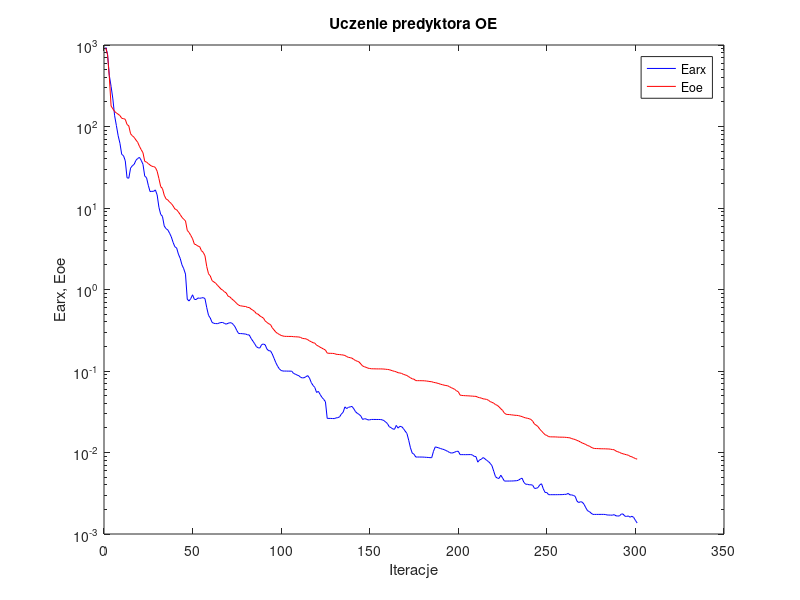
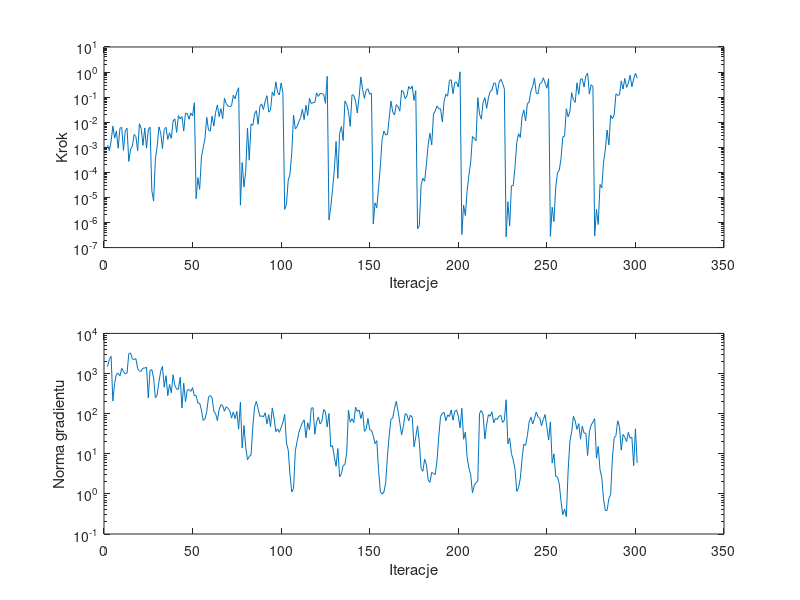

The MATLAB script that drew these images, in order:
%uczenie predyktora oe
clear all;
n=0; farx(n+1)=9.388101e+002; foe(n+1)=9.202998e+002; wspucz(n+1)=0.000000e+000; ng(n+1)=0.000000e+000;
%odnowa zmiennej metryki
n=1; farx(n+1)=7.735339e+002; foe(n+1)=7.571548e+002; krok(n+1)=1.232480e-003; ng(n+1)=1.489360e+003;
n=2; farx(n+1)=4.229162e+002; foe(n+1)=4.038504e+002; krok(n+1)=7.359836e-004; ng(n+1)=2.240495e+003;
n=3; farx(n+1)=3.100794e+002; foe(n+1)=1.782035e+002; krok(n+1)=1.742611e-003; ng(n+1)=2.680564e+003;
n=4; farx(n+1)=2.180928e+002; foe(n+1)=1.647214e+002; krok(n+1)=6.947618e-003; ng(n+1)=2.065174e+002;
n=5; farx(n+1)=1.352930e+002; foe(n+1)=1.526671e+002; krok(n+1)=2.324948e-003; ng(n+1)=5.693833e+002;
n=6; farx(n+1)=1.023541e+002; foe(n+1)=1.467618e+002; krok(n+1)=4.498477e-003; ng(n+1)=9.550925e+002;
n=7; farx(n+1)=7.688098e+001; foe(n+1)=1.413934e+002; krok(n+1)=9.143281e-004; ng(n+1)=1.019055e+003;
n=8; farx(n+1)=6.223672e+001; foe(n+1)=1.362673e+002; krok(n+1)=5.770731e-003; ng(n+1)=8.684924e+002;
n=9; farx(n+1)=4.546178e+001; foe(n+1)=1.260999e+002; krok(n+1)=6.193383e-003; ng(n+1)=1.348214e+003;
n=10; farx(n+1)=4.388499e+001; foe(n+1)=1.250000e+002; krok(n+1)=7.528887e-004; ng(n+1)=1.117424e+003;
n=11; farx(n+1)=3.799376e+001; foe(n+1)=1.225668e+002; krok(n+1)=4.563662e-003; ng(n+1)=9.800746e+002;
n=12; farx(n+1)=2.347387e+001; foe(n+1)=1.059322e+002; krok(n+1)=5.801633e-003; ng(n+1)=1.029327e+003;
n=13; farx(n+1)=2.320674e+001; foe(n+1)=1.016805e+002; krok(n+1)=2.732662e-004; ng(n+1)=3.125897e+003;
n=14; farx(n+1)=3.086152e+001; foe(n+1)=8.147920e+001; krok(n+1)=8.132823e-004; ng(n+1)=3.253907e+003;
n=15; farx(n+1)=3.302985e+001; foe(n+1)=7.699305e+001; krok(n+1)=1.127391e-003; ng(n+1)=2.338193e+003;
n=16; farx(n+1)=3.429019e+001; foe(n+1)=7.363743e+001; krok(n+1)=3.223493e-003; ng(n+1)=2.227545e+003;
n=17; farx(n+1)=3.839226e+001; foe(n+1)=6.843658e+001; krok(n+1)=2.673171e-003; ng(n+1)=2.357745e+003;
n=18; farx(n+1)=4.050696e+001; foe(n+1)=6.410019e+001; krok(n+1)=7.273797e-004; ng(n+1)=1.332522e+003;
n=19; farx(n+1)=4.179979e+001; foe(n+1)=5.716413e+001; krok(n+1)=8.682561e-003; ng(n+1)=1.154751e+003;
n=20; farx(n+1)=3.846563e+001; foe(n+1)=5.199256e+001; krok(n+1)=5.608389e-003; ng(n+1)=1.133176e+003;
n=21; farx(n+1)=3.437372e+001; foe(n+1)=4.763111e+001; krok(n+1)=1.195607e-003; ng(n+1)=1.366225e+003;
n=22; farx(n+1)=2.458239e+001; foe(n+1)=3.733814e+001; krok(n+1)=5.915258e-003; ng(n+1)=1.361538e+003;
n=23; farx(n+1)=2.360180e+001; foe(n+1)=3.659221e+001; krok(n+1)=9.208067e-004; ng(n+1)=1.440481e+003;
n=24; farx(n+1)=1.900031e+001; foe(n+1)=3.505556e+001; krok(n+1)=4.960560e-003; ng(n+1)=2.465148e+002;
n=25; farx(n+1)=1.589441e+001; foe(n+1)=3.361592e+001; krok(n+1)=6.377325e-003; ng(n+1)=1.200370e+003;
%odnowa zmiennej metryki
n=26; farx(n+1)=1.603004e+001; foe(n+1)=3.253138e+001; krok(n+1)=1.870342e-005; ng(n+1)=1.247852e+003;
n=27; farx(n+1)=1.599324e+001; foe(n+1)=3.224301e+001; krok(n+1)=7.156975e-006; ng(n+1)=7.729331e+002;
n=28; farx(n+1)=1.667449e+001; foe(n+1)=3.144764e+001; krok(n+1)=3.395966e-004; ng(n+1)=2.465394e+002;
n=29; farx(n+1)=1.446926e+001; foe(n+1)=2.824416e+001; krok(n+1)=1.066655e-003; ng(n+1)=2.899887e+002;
n=30; farx(n+1)=1.021483e+001; foe(n+1)=2.299030e+001; krok(n+1)=6.545122e-003; ng(n+1)=6.214699e+002;
n=31; farx(n+1)=8.349837e+000; foe(n+1)=1.829658e+001; krok(n+1)=3.752448e-003; ng(n+1)=1.137411e+003;
n=32; farx(n+1)=7.893690e+000; foe(n+1)=1.733885e+001; krok(n+1)=8.861138e-004; ng(n+1)=1.513715e+003;
n=33; farx(n+1)=6.025564e+000; foe(n+1)=1.436447e+001; krok(n+1)=5.167850e-003; ng(n+1)=4.544304e+002;
n=34; farx(n+1)=5.579679e+000; foe(n+1)=1.294919e+001; krok(n+1)=6.256921e-003; ng(n+1)=8.855865e+002;
n=35; farx(n+1)=5.392204e+000; foe(n+1)=1.255975e+001; krok(n+1)=2.059282e-003; ng(n+1)=2.802690e+002;
n=36; farx(n+1)=4.918699e+000; foe(n+1)=1.184227e+001; krok(n+1)=3.779179e-003; ng(n+1)=5.367472e+002;
n=37; farx(n+1)=4.419781e+000; foe(n+1)=1.134634e+001; krok(n+1)=2.254782e-003; ng(n+1)=3.303475e+002;
n=38; farx(n+1)=3.788525e+000; foe(n+1)=1.060156e+001; krok(n+1)=1.111520e-002; ng(n+1)=9.319181e+002;
n=39; farx(n+1)=3.343714e+000; foe(n+1)=9.737799e+000; krok(n+1)=1.363659e-002; ng(n+1)=5.059380e+002;
n=40; farx(n+1)=3.238461e+000; foe(n+1)=9.526240e+000; krok(n+1)=3.942116e-003; ng(n+1)=4.094014e+002;
n=41; farx(n+1)=2.717326e+000; foe(n+1)=8.940759e+000; krok(n+1)=1.843937e-002; ng(n+1)=4.037995e+002;
n=42; farx(n+1)=2.414188e+000; foe(n+1)=8.319130e+000; krok(n+1)=1.354728e-002; ng(n+1)=8.081785e+002;
n=43; farx(n+1)=2.010159e+000; foe(n+1)=7.685870e+000; krok(n+1)=1.684199e-002; ng(n+1)=1.380453e+002;
n=44; farx(n+1)=1.798846e+000; foe(n+1)=7.280093e+000; krok(n+1)=4.437686e-003; ng(n+1)=5.749725e+002;
n=45; farx(n+1)=1.546070e+000; foe(n+1)=6.960538e+000; krok(n+1)=2.316852e-002; ng(n+1)=1.985773e+002;
n=46; farx(n+1)=7.604702e-001; foe(n+1)=5.316742e+000; krok(n+1)=2.223039e-002; ng(n+1)=3.918869e+002;
n=47; farx(n+1)=7.231967e-001; foe(n+1)=5.012039e+000; krok(n+1)=1.321526e-002; ng(n+1)=3.959599e+002;
n=48; farx(n+1)=7.746464e-001; foe(n+1)=4.603160e+000; krok(n+1)=2.331735e-002; ng(n+1)=3.582250e+002;
n=49; farx(n+1)=8.612007e-001; foe(n+1)=4.195401e+000; krok(n+1)=1.779884e-002; ng(n+1)=4.453178e+002;
n=50; farx(n+1)=7.578974e-001; foe(n+1)=3.604506e+000; krok(n+1)=6.013604e-002; ng(n+1)=2.785321e+002;
%odnowa zmiennej metryki
n=51; farx(n+1)=7.519915e-001; foe(n+1)=3.543033e+000; krok(n+1)=8.938206e-006; ng(n+1)=2.829222e+002;
n=52; farx(n+1)=7.872770e-001; foe(n+1)=3.407735e+000; krok(n+1)=6.121123e-005; ng(n+1)=1.826997e+002;
n=53; farx(n+1)=7.799325e-001; foe(n+1)=3.360852e+000; krok(n+1)=2.092147e-005; ng(n+1)=1.819520e+002;
n=54; farx(n+1)=7.874037e-001; foe(n+1)=2.996382e+000; krok(n+1)=4.108016e-004; ng(n+1)=1.225349e+002;
n=55; farx(n+1)=7.952567e-001; foe(n+1)=2.860390e+000; krok(n+1)=9.622121e-004; ng(n+1)=6.754567e+001;
n=56; farx(n+1)=7.730513e-001; foe(n+1)=2.591865e+000; krok(n+1)=2.300371e-003; ng(n+1)=7.422088e+001;
n=57; farx(n+1)=5.987292e-001; foe(n+1)=1.910938e+000; krok(n+1)=1.576669e-002; ng(n+1)=1.125451e+002;
n=58; farx(n+1)=4.819486e-001; foe(n+1)=1.559545e+000; krok(n+1)=4.871925e-003; ng(n+1)=2.567410e+002;
n=59; farx(n+1)=4.463842e-001; foe(n+1)=1.467597e+000; krok(n+1)=4.403244e-003; ng(n+1)=2.814286e+002;
n=60; farx(n+1)=3.949393e-001; foe(n+1)=1.285529e+000; krok(n+1)=1.748904e-002; ng(n+1)=2.495409e+002;
n=61; farx(n+1)=3.846617e-001; foe(n+1)=1.238755e+000; krok(n+1)=6.970662e-003; ng(n+1)=1.139720e+002;
n=62; farx(n+1)=3.819815e-001; foe(n+1)=1.197546e+000; krok(n+1)=2.439969e-002; ng(n+1)=1.001653e+002;
n=63; farx(n+1)=3.810396e-001; foe(n+1)=1.129030e+000; krok(n+1)=4.890625e-002; ng(n+1)=6.720154e+001;
n=64; farx(n+1)=3.875697e-001; foe(n+1)=1.074045e+000; krok(n+1)=1.669364e-002; ng(n+1)=1.268678e+002;
n=65; farx(n+1)=3.933018e-001; foe(n+1)=1.013444e+000; krok(n+1)=3.482091e-002; ng(n+1)=1.673835e+002;
n=66; farx(n+1)=3.938771e-001; foe(n+1)=9.818303e-001; krok(n+1)=1.381076e-002; ng(n+1)=1.578848e+002;
n=67; farx(n+1)=3.833589e-001; foe(n+1)=9.372222e-001; krok(n+1)=9.091272e-002; ng(n+1)=1.149585e+002;
n=68; farx(n+1)=3.755762e-001; foe(n+1)=9.079712e-001; krok(n+1)=5.536703e-002; ng(n+1)=1.489862e+002;
n=69; farx(n+1)=3.846682e-001; foe(n+1)=8.297047e-001; krok(n+1)=4.438543e-002; ng(n+1)=1.357903e+002;
n=70; farx(n+1)=3.913166e-001; foe(n+1)=8.128944e-001; krok(n+1)=4.138006e-002; ng(n+1)=1.183978e+002;
n=71; farx(n+1)=3.892202e-001; foe(n+1)=7.725861e-001; krok(n+1)=4.568872e-002; ng(n+1)=7.728785e+001;
n=72; farx(n+1)=3.720491e-001; foe(n+1)=7.405335e-001; krok(n+1)=1.211380e-001; ng(n+1)=1.103943e+002;
n=73; farx(n+1)=3.476466e-001; foe(n+1)=7.078998e-001; krok(n+1)=8.589342e-002; ng(n+1)=7.505265e+001;
n=74; farx(n+1)=3.130135e-001; foe(n+1)=6.707875e-001; krok(n+1)=1.620110e-001; ng(n+1)=1.136200e+002;
n=75; farx(n+1)=2.882618e-001; foe(n+1)=6.427952e-001; krok(n+1)=2.373843e-001; ng(n+1)=4.087890e+001;
%odnowa zmiennej metryki
n=76; farx(n+1)=2.880381e-001; foe(n+1)=6.306090e-001; krok(n+1)=4.904537e-006; ng(n+1)=1.933358e+002;
n=77; farx(n+1)=2.872883e-001; foe(n+1)=6.267979e-001; krok(n+1)=2.456241e-004; ng(n+1)=1.389546e+001;
n=78; farx(n+1)=2.852762e-001; foe(n+1)=6.206997e-001; krok(n+1)=2.617217e-005; ng(n+1)=5.050494e+001;
n=79; farx(n+1)=2.841473e-001; foe(n+1)=6.190558e-001; krok(n+1)=1.112180e-004; ng(n+1)=1.445437e+001;
n=80; farx(n+1)=2.778728e-001; foe(n+1)=6.028391e-001; krok(n+1)=5.767896e-003; ng(n+1)=7.133423e+000;
n=81; farx(n+1)=2.770595e-001; foe(n+1)=6.017374e-001; krok(n+1)=3.060583e-004; ng(n+1)=8.546282e+000;
n=82; farx(n+1)=2.514973e-001; foe(n+1)=5.756014e-001; krok(n+1)=8.516524e-003; ng(n+1)=9.316452e+000;
n=83; farx(n+1)=2.336575e-001; foe(n+1)=5.578555e-001; krok(n+1)=7.479896e-003; ng(n+1)=4.765151e+001;
n=84; farx(n+1)=2.168549e-001; foe(n+1)=5.377151e-001; krok(n+1)=2.160287e-002; ng(n+1)=1.474858e+002;
n=85; farx(n+1)=1.993976e-001; foe(n+1)=5.067710e-001; krok(n+1)=2.876670e-002; ng(n+1)=2.033596e+002;
n=86; farx(n+1)=1.925872e-001; foe(n+1)=4.982112e-001; krok(n+1)=8.202462e-003; ng(n+1)=1.326816e+002;
n=87; farx(n+1)=1.915954e-001; foe(n+1)=4.739708e-001; krok(n+1)=4.277073e-002; ng(n+1)=8.523284e+001;
n=88; farx(n+1)=2.112624e-001; foe(n+1)=4.597124e-001; krok(n+1)=5.382558e-002; ng(n+1)=8.815481e+001;
n=89; farx(n+1)=2.143095e-001; foe(n+1)=4.461044e-001; krok(n+1)=3.172883e-002; ng(n+1)=8.310240e+001;
n=90; farx(n+1)=2.092669e-001; foe(n+1)=4.113677e-001; krok(n+1)=7.045190e-002; ng(n+1)=1.049630e+002;
n=91; farx(n+1)=1.854864e-001; foe(n+1)=3.942737e-001; krok(n+1)=1.143200e-001; ng(n+1)=5.571408e+001;
n=92; farx(n+1)=1.772448e-001; foe(n+1)=3.799762e-001; krok(n+1)=2.517497e-002; ng(n+1)=9.475071e+001;
n=93; farx(n+1)=1.766850e-001; foe(n+1)=3.711635e-001; krok(n+1)=3.086502e-002; ng(n+1)=4.707552e+001;
n=94; farx(n+1)=1.614172e-001; foe(n+1)=3.386097e-001; krok(n+1)=1.586161e-001; ng(n+1)=1.389982e+002;
n=95; farx(n+1)=1.430135e-001; foe(n+1)=3.192292e-001; krok(n+1)=1.150668e-001; ng(n+1)=7.729022e+001;
n=96; farx(n+1)=1.265159e-001; foe(n+1)=2.996532e-001; krok(n+1)=4.065930e-001; ng(n+1)=3.564120e+001;
n=97; farx(n+1)=1.144102e-001; foe(n+1)=2.888876e-001; krok(n+1)=1.532184e-001; ng(n+1)=4.170912e+001;
n=98; farx(n+1)=1.061008e-001; foe(n+1)=2.808179e-001; krok(n+1)=1.221144e-001; ng(n+1)=3.423520e+001;
n=99; farx(n+1)=1.014916e-001; foe(n+1)=2.731825e-001; krok(n+1)=3.693268e-001; ng(n+1)=4.512839e+001;
n=100; farx(n+1)=9.990279e-002; foe(n+1)=2.688082e-001; krok(n+1)=1.460372e-001; ng(n+1)=6.085669e+001;
%odnowa zmiennej metryki
n=101; farx(n+1)=9.984960e-002; foe(n+1)=2.662343e-001; krok(n+1)=3.347506e-006; ng(n+1)=9.561986e+001;
n=102; farx(n+1)=9.979239e-002; foe(n+1)=2.660805e-001; krok(n+1)=5.396550e-006; ng(n+1)=1.855636e+001;
n=103; farx(n+1)=9.963855e-002; foe(n+1)=2.656085e-001; krok(n+1)=4.888219e-005; ng(n+1)=1.225988e+001;
n=104; farx(n+1)=9.962606e-002; foe(n+1)=2.655619e-001; krok(n+1)=8.509035e-005; ng(n+1)=2.984846e+000;
n=105; farx(n+1)=9.945134e-002; foe(n+1)=2.655215e-001; krok(n+1)=6.061801e-004; ng(n+1)=1.114755e+000;
n=106; farx(n+1)=9.334563e-002; foe(n+1)=2.636773e-001; krok(n+1)=1.931884e-002; ng(n+1)=1.357559e+000;
n=107; farx(n+1)=9.148261e-002; foe(n+1)=2.631026e-001; krok(n+1)=5.433546e-003; ng(n+1)=1.185154e+001;
n=108; farx(n+1)=8.915147e-002; foe(n+1)=2.623196e-001; krok(n+1)=6.669234e-003; ng(n+1)=2.018554e+001;
n=109; farx(n+1)=8.761640e-002; foe(n+1)=2.614199e-001; krok(n+1)=1.058808e-002; ng(n+1)=3.384249e+001;
n=110; farx(n+1)=8.355354e-002; foe(n+1)=2.581178e-001; krok(n+1)=1.536047e-002; ng(n+1)=4.592974e+001;
n=111; farx(n+1)=8.225891e-002; foe(n+1)=2.512083e-001; krok(n+1)=3.301014e-002; ng(n+1)=5.941475e+001;
n=112; farx(n+1)=8.272459e-002; foe(n+1)=2.495874e-001; krok(n+1)=1.270603e-002; ng(n+1)=6.990900e+001;
n=113; farx(n+1)=8.520907e-002; foe(n+1)=2.480741e-001; krok(n+1)=4.769382e-002; ng(n+1)=2.502193e+001;
n=114; farx(n+1)=8.783075e-002; foe(n+1)=2.424967e-001; krok(n+1)=1.875706e-002; ng(n+1)=5.948594e+001;
n=115; farx(n+1)=8.190287e-002; foe(n+1)=2.337923e-001; krok(n+1)=8.877087e-002; ng(n+1)=3.948869e+001;
n=116; farx(n+1)=7.216055e-002; foe(n+1)=2.288409e-001; krok(n+1)=5.576355e-002; ng(n+1)=1.373193e+002;
n=117; farx(n+1)=6.652956e-002; foe(n+1)=2.223026e-001; krok(n+1)=6.068378e-002; ng(n+1)=1.399486e+002;
n=118; farx(n+1)=6.286096e-002; foe(n+1)=2.200001e-001; krok(n+1)=6.090562e-002; ng(n+1)=3.061272e+001;
n=119; farx(n+1)=5.454959e-002; foe(n+1)=2.070195e-001; krok(n+1)=1.487414e-001; ng(n+1)=6.249976e+001;
n=120; farx(n+1)=5.629280e-002; foe(n+1)=2.024786e-001; krok(n+1)=1.067078e-001; ng(n+1)=8.206172e+001;
n=121; farx(n+1)=5.159310e-002; foe(n+1)=1.957830e-001; krok(n+1)=1.400181e-001; ng(n+1)=5.541665e+001;
n=122; farx(n+1)=4.757198e-002; foe(n+1)=1.908036e-001; krok(n+1)=1.357860e-001; ng(n+1)=6.475712e+001;
n=123; farx(n+1)=4.491223e-002; foe(n+1)=1.856439e-001; krok(n+1)=1.320338e-001; ng(n+1)=1.265648e+002;
n=124; farx(n+1)=4.205354e-002; foe(n+1)=1.807527e-001; krok(n+1)=5.671128e-002; ng(n+1)=1.106309e+002;
n=125; farx(n+1)=2.623262e-002; foe(n+1)=1.659513e-001; krok(n+1)=6.744582e-001; ng(n+1)=4.646738e+001;
%odnowa zmiennej metryki
n=126; farx(n+1)=2.620849e-002; foe(n+1)=1.648888e-001; krok(n+1)=1.258158e-006; ng(n+1)=1.005557e+002;
n=127; farx(n+1)=2.619289e-002; foe(n+1)=1.648002e-001; krok(n+1)=3.982079e-006; ng(n+1)=1.507217e+001;
n=128; farx(n+1)=2.611883e-002; foe(n+1)=1.643958e-001; krok(n+1)=1.999909e-005; ng(n+1)=1.594204e+001;
n=129; farx(n+1)=2.606784e-002; foe(n+1)=1.637531e-001; krok(n+1)=1.222111e-004; ng(n+1)=8.402278e+000;
n=130; farx(n+1)=2.657935e-002; foe(n+1)=1.606077e-001; krok(n+1)=1.691206e-003; ng(n+1)=4.843640e+000;
n=131; farx(n+1)=2.675538e-002; foe(n+1)=1.596583e-001; krok(n+1)=5.779543e-005; ng(n+1)=1.356870e+001;
n=132; farx(n+1)=2.741283e-002; foe(n+1)=1.590998e-001; krok(n+1)=3.558977e-003; ng(n+1)=2.661257e+000;
n=133; farx(n+1)=2.966174e-002; foe(n+1)=1.579245e-001; krok(n+1)=6.699412e-003; ng(n+1)=3.175860e+000;
n=134; farx(n+1)=3.120269e-002; foe(n+1)=1.572320e-001; krok(n+1)=1.869974e-003; ng(n+1)=5.058333e+000;
n=135; farx(n+1)=3.630651e-002; foe(n+1)=1.549750e-001; krok(n+1)=7.000904e-002; ng(n+1)=5.405792e+000;
n=136; farx(n+1)=3.458163e-002; foe(n+1)=1.504368e-001; krok(n+1)=5.113139e-002; ng(n+1)=1.040814e+001;
n=137; farx(n+1)=3.585408e-002; foe(n+1)=1.469016e-001; krok(n+1)=2.679765e-002; ng(n+1)=1.227676e+002;
n=138; farx(n+1)=3.629051e-002; foe(n+1)=1.458262e-001; krok(n+1)=6.853004e-003; ng(n+1)=6.154242e+001;
n=139; farx(n+1)=3.675657e-002; foe(n+1)=1.436111e-001; krok(n+1)=1.245141e-001; ng(n+1)=7.453312e+001;
n=140; farx(n+1)=3.442557e-002; foe(n+1)=1.386517e-001; krok(n+1)=1.171506e-001; ng(n+1)=6.007968e+001;
n=141; farx(n+1)=3.165817e-002; foe(n+1)=1.344079e-001; krok(n+1)=7.084462e-002; ng(n+1)=1.446860e+002;
n=142; farx(n+1)=3.023673e-002; foe(n+1)=1.317219e-001; krok(n+1)=2.316852e-002; ng(n+1)=1.138412e+002;
n=143; farx(n+1)=2.935947e-002; foe(n+1)=1.290762e-001; krok(n+1)=1.011122e-001; ng(n+1)=1.234931e+002;
n=144; farx(n+1)=2.797257e-002; foe(n+1)=1.217161e-001; krok(n+1)=6.367965e-001; ng(n+1)=7.565968e+001;
n=145; farx(n+1)=2.544652e-002; foe(n+1)=1.151880e-001; krok(n+1)=1.981558e-001; ng(n+1)=1.115762e+002;
n=146; farx(n+1)=2.596951e-002; foe(n+1)=1.128325e-001; krok(n+1)=8.973318e-002; ng(n+1)=3.605748e+001;
n=147; farx(n+1)=2.578814e-002; foe(n+1)=1.108201e-001; krok(n+1)=1.881412e-001; ng(n+1)=4.128784e+001;
n=148; farx(n+1)=2.511070e-002; foe(n+1)=1.083775e-001; krok(n+1)=2.153023e-001; ng(n+1)=7.581409e+001;
n=149; farx(n+1)=2.517658e-002; foe(n+1)=1.073830e-001; krok(n+1)=1.320338e-001; ng(n+1)=4.010160e+001;
n=150; farx(n+1)=2.543957e-002; foe(n+1)=1.065041e-001; krok(n+1)=1.420059e-001; ng(n+1)=3.835135e+001;
%odnowa zmiennej metryki
n=151; farx(n+1)=2.544154e-002; foe(n+1)=1.064401e-001; krok(n+1)=8.857564e-007; ng(n+1)=2.852671e+001;
n=152; farx(n+1)=2.543408e-002; foe(n+1)=1.062958e-001; krok(n+1)=6.082025e-006; ng(n+1)=1.783960e+001;
n=153; farx(n+1)=2.541247e-002; foe(n+1)=1.061516e-001; krok(n+1)=3.873148e-006; ng(n+1)=2.126670e+001;
n=154; farx(n+1)=2.541380e-002; foe(n+1)=1.061223e-001; krok(n+1)=2.518354e-005; ng(n+1)=3.817240e+000;
n=155; farx(n+1)=2.538965e-002; foe(n+1)=1.061070e-001; krok(n+1)=1.802468e-004; ng(n+1)=1.131314e+000;
n=156; farx(n+1)=2.519775e-002; foe(n+1)=1.059905e-001; krok(n+1)=2.077331e-003; ng(n+1)=9.970925e-001;
n=157; farx(n+1)=2.465521e-002; foe(n+1)=1.056581e-001; krok(n+1)=4.440041e-003; ng(n+1)=1.105619e+000;
n=158; farx(n+1)=2.364790e-002; foe(n+1)=1.050683e-001; krok(n+1)=3.128460e-003; ng(n+1)=1.878778e+000;
n=159; farx(n+1)=2.264083e-002; foe(n+1)=1.045478e-001; krok(n+1)=3.195712e-003; ng(n+1)=8.670732e+000;
n=160; farx(n+1)=2.074900e-002; foe(n+1)=1.038292e-001; krok(n+1)=1.488820e-002; ng(n+1)=2.865827e+001;
n=161; farx(n+1)=2.020278e-002; foe(n+1)=1.020951e-001; krok(n+1)=6.905442e-002; ng(n+1)=7.306825e+001;
n=162; farx(n+1)=1.947290e-002; foe(n+1)=1.003877e-001; krok(n+1)=2.565762e-002; ng(n+1)=7.735906e+001;
n=163; farx(n+1)=1.926124e-002; foe(n+1)=9.904113e-002; krok(n+1)=1.936726e-002; ng(n+1)=1.357217e+002;
n=164; farx(n+1)=2.150238e-002; foe(n+1)=9.770953e-002; krok(n+1)=5.051878e-002; ng(n+1)=2.034095e+002;
n=165; farx(n+1)=1.992141e-002; foe(n+1)=9.527547e-002; krok(n+1)=4.158324e-002; ng(n+1)=1.159394e+002;
n=166; farx(n+1)=2.094586e-002; foe(n+1)=9.456793e-002; krok(n+1)=2.741623e-002; ng(n+1)=5.898213e+001;
n=167; farx(n+1)=2.077201e-002; foe(n+1)=9.350258e-002; krok(n+1)=1.881319e-001; ng(n+1)=2.959463e+001;
n=168; farx(n+1)=1.968814e-002; foe(n+1)=9.096364e-002; krok(n+1)=1.631115e-001; ng(n+1)=4.802167e+001;
n=169; farx(n+1)=1.830833e-002; foe(n+1)=8.963552e-002; krok(n+1)=8.662598e-002; ng(n+1)=9.994675e+001;
n=170; farx(n+1)=1.714256e-002; foe(n+1)=8.800459e-002; krok(n+1)=1.115271e-001; ng(n+1)=9.438558e+001;
n=171; farx(n+1)=1.415849e-002; foe(n+1)=8.513842e-002; krok(n+1)=2.656312e-001; ng(n+1)=6.615700e+001;
n=172; farx(n+1)=1.141160e-002; foe(n+1)=8.265609e-002; krok(n+1)=2.097829e-001; ng(n+1)=9.139090e+001;
n=173; farx(n+1)=9.829633e-003; foe(n+1)=8.012977e-002; krok(n+1)=2.798246e-001; ng(n+1)=8.142971e+001;
n=174; farx(n+1)=9.525642e-003; foe(n+1)=7.938229e-002; krok(n+1)=7.406706e-002; ng(n+1)=1.487255e+001;
n=175; farx(n+1)=8.799428e-003; foe(n+1)=7.622402e-002; krok(n+1)=1.809599e-001; ng(n+1)=2.640328e+001;
%odnowa zmiennej metryki
n=176; farx(n+1)=8.800485e-003; foe(n+1)=7.611436e-002; krok(n+1)=5.582539e-007; ng(n+1)=4.973568e+001;
n=177; farx(n+1)=8.801127e-003; foe(n+1)=7.608240e-002; krok(n+1)=7.507319e-007; ng(n+1)=1.948420e+001;
n=178; farx(n+1)=8.794486e-003; foe(n+1)=7.603860e-002; krok(n+1)=3.168396e-005; ng(n+1)=4.311743e+000;
n=179; farx(n+1)=8.787196e-003; foe(n+1)=7.596998e-002; krok(n+1)=5.823171e-005; ng(n+1)=3.659112e+000;
n=180; farx(n+1)=8.757252e-003; foe(n+1)=7.578837e-002; krok(n+1)=4.412088e-005; ng(n+1)=7.339599e+000;
n=181; farx(n+1)=8.722397e-003; foe(n+1)=7.534828e-002; krok(n+1)=2.084136e-004; ng(n+1)=5.345170e+000;
n=182; farx(n+1)=8.694494e-003; foe(n+1)=7.486656e-002; krok(n+1)=1.320637e-003; ng(n+1)=2.246471e+000;
n=183; farx(n+1)=8.647295e-003; foe(n+1)=7.416990e-002; krok(n+1)=3.625910e-003; ng(n+1)=1.932042e+000;
n=184; farx(n+1)=8.643443e-003; foe(n+1)=7.391124e-002; krok(n+1)=1.250114e-003; ng(n+1)=3.437915e+000;
n=185; farx(n+1)=1.035440e-002; foe(n+1)=7.252189e-002; krok(n+1)=2.113198e-002; ng(n+1)=3.202790e+000;
n=186; farx(n+1)=1.172248e-002; foe(n+1)=7.198629e-002; krok(n+1)=2.812841e-002; ng(n+1)=3.038111e+000;
n=187; farx(n+1)=1.155559e-002; foe(n+1)=7.109687e-002; krok(n+1)=4.446078e-002; ng(n+1)=6.965688e+000;
n=188; farx(n+1)=1.138489e-002; foe(n+1)=7.008297e-002; krok(n+1)=3.431867e-002; ng(n+1)=2.759988e+001;
n=189; farx(n+1)=1.118138e-002; foe(n+1)=6.875566e-002; krok(n+1)=3.413297e-002; ng(n+1)=8.587102e+001;
n=190; farx(n+1)=1.100245e-002; foe(n+1)=6.801959e-002; krok(n+1)=1.021537e-002; ng(n+1)=1.019786e+002;
n=191; farx(n+1)=1.085692e-002; foe(n+1)=6.703781e-002; krok(n+1)=6.905442e-002; ng(n+1)=1.075180e+002;
n=192; farx(n+1)=1.057355e-002; foe(n+1)=6.633778e-002; krok(n+1)=1.307960e-001; ng(n+1)=6.650712e+001;
n=193; farx(n+1)=1.033550e-002; foe(n+1)=6.586473e-002; krok(n+1)=1.093143e-001; ng(n+1)=9.323648e+001;
n=194; farx(n+1)=1.002109e-002; foe(n+1)=6.422970e-002; krok(n+1)=4.641165e-001; ng(n+1)=8.496160e+001;
n=195; farx(n+1)=9.847173e-003; foe(n+1)=6.249856e-002; krok(n+1)=4.923082e-001; ng(n+1)=1.235523e+002;
n=196; farx(n+1)=9.906010e-003; foe(n+1)=6.109105e-002; krok(n+1)=1.362644e-001; ng(n+1)=6.887742e+001;
n=197; farx(n+1)=1.011752e-002; foe(n+1)=5.946726e-002; krok(n+1)=3.780408e-001; ng(n+1)=1.127921e+002;
n=198; farx(n+1)=1.031088e-002; foe(n+1)=5.711348e-002; krok(n+1)=4.003408e-001; ng(n+1)=1.241368e+002;
n=199; farx(n+1)=1.037073e-002; foe(n+1)=5.568884e-002; krok(n+1)=2.522670e-001; ng(n+1)=8.666520e+001;
n=200; farx(n+1)=9.417058e-003; foe(n+1)=5.066010e-002; krok(n+1)=1.021441e+000; ng(n+1)=4.446523e+001;
%odnowa zmiennej metryki
n=201; farx(n+1)=9.417387e-003; foe(n+1)=5.013726e-002; krok(n+1)=3.323679e-007; ng(n+1)=1.358481e+002;
n=202; farx(n+1)=9.414441e-003; foe(n+1)=4.993895e-002; krok(n+1)=4.883258e-006; ng(n+1)=2.298082e+001;
n=203; farx(n+1)=9.408447e-003; foe(n+1)=4.976161e-002; krok(n+1)=1.883851e-006; ng(n+1)=3.458625e+001;
n=204; farx(n+1)=9.414152e-003; foe(n+1)=4.965606e-002; krok(n+1)=1.895924e-005; ng(n+1)=8.138008e+000;
n=205; farx(n+1)=9.422157e-003; foe(n+1)=4.952101e-002; krok(n+1)=7.703009e-005; ng(n+1)=4.453232e+000;
n=206; farx(n+1)=9.432123e-003; foe(n+1)=4.930096e-002; krok(n+1)=2.578785e-004; ng(n+1)=2.980238e+000;
n=207; farx(n+1)=9.329049e-003; foe(n+1)=4.917827e-002; krok(n+1)=2.678603e-003; ng(n+1)=1.061943e+000;
n=208; farx(n+1)=8.966627e-003; foe(n+1)=4.891813e-002; krok(n+1)=2.249238e-003; ng(n+1)=1.636164e+000;
n=209; farx(n+1)=8.896739e-003; foe(n+1)=4.886657e-002; krok(n+1)=1.812955e-003; ng(n+1)=1.916066e+000;
n=210; farx(n+1)=7.612132e-003; foe(n+1)=4.766309e-002; krok(n+1)=9.569438e-002; ng(n+1)=2.084081e+000;
n=211; farx(n+1)=8.112121e-003; foe(n+1)=4.706984e-002; krok(n+1)=2.067140e-002; ng(n+1)=1.012878e+002;
n=212; farx(n+1)=8.264865e-003; foe(n+1)=4.651743e-002; krok(n+1)=1.333847e-002; ng(n+1)=1.202727e+002;
n=213; farx(n+1)=8.671115e-003; foe(n+1)=4.557832e-002; krok(n+1)=6.137372e-002; ng(n+1)=9.386483e+001;
n=214; farx(n+1)=8.392817e-003; foe(n+1)=4.523125e-002; krok(n+1)=9.599621e-002; ng(n+1)=2.331193e+001;
n=215; farx(n+1)=8.016407e-003; foe(n+1)=4.484427e-002; krok(n+1)=3.552033e-002; ng(n+1)=5.268020e+001;
n=216; farx(n+1)=7.754150e-003; foe(n+1)=4.374826e-002; krok(n+1)=9.278549e-002; ng(n+1)=9.434745e+001;
n=217; farx(n+1)=7.363028e-003; foe(n+1)=4.214429e-002; krok(n+1)=1.694433e-001; ng(n+1)=8.593698e+001;
n=218; farx(n+1)=6.891997e-003; foe(n+1)=4.125858e-002; krok(n+1)=1.872762e-001; ng(n+1)=1.107200e+002;
n=219; farx(n+1)=5.901189e-003; foe(n+1)=4.028905e-002; krok(n+1)=3.647485e-001; ng(n+1)=5.925626e+001;
n=220; farx(n+1)=5.053543e-003; foe(n+1)=3.872213e-002; krok(n+1)=3.589327e-001; ng(n+1)=7.566901e+001;
n=221; farx(n+1)=4.857412e-003; foe(n+1)=3.791599e-002; krok(n+1)=1.254000e-001; ng(n+1)=7.178093e+001;
n=222; farx(n+1)=4.803456e-003; foe(n+1)=3.635143e-002; krok(n+1)=3.923690e-001; ng(n+1)=8.578940e+001;
n=223; farx(n+1)=5.269165e-003; foe(n+1)=3.441343e-002; krok(n+1)=5.174513e-001; ng(n+1)=9.046273e+001;
n=224; farx(n+1)=4.865041e-003; foe(n+1)=3.286776e-002; krok(n+1)=3.589327e-001; ng(n+1)=6.036964e+001;
n=225; farx(n+1)=4.465437e-003; foe(n+1)=3.050186e-002; krok(n+1)=2.134155e-001; ng(n+1)=6.795737e+001;
%odnowa zmiennej metryki
n=226; farx(n+1)=4.462344e-003; foe(n+1)=2.944194e-002; krok(n+1)=2.687527e-007; ng(n+1)=2.214651e+002;
n=227; farx(n+1)=4.464282e-003; foe(n+1)=2.924384e-002; krok(n+1)=6.773676e-006; ng(n+1)=1.770760e+001;
n=228; farx(n+1)=4.465108e-003; foe(n+1)=2.920499e-002; krok(n+1)=7.271553e-007; ng(n+1)=2.464931e+001;
n=229; farx(n+1)=4.472536e-003; foe(n+1)=2.895275e-002; krok(n+1)=2.939707e-005; ng(n+1)=1.006235e+001;
n=230; farx(n+1)=4.476061e-003; foe(n+1)=2.883082e-002; krok(n+1)=2.939707e-005; ng(n+1)=7.018051e+000;
n=231; farx(n+1)=4.496747e-003; foe(n+1)=2.861176e-002; krok(n+1)=1.589768e-004; ng(n+1)=4.249378e+000;
n=232; farx(n+1)=4.504756e-003; foe(n+1)=2.855995e-002; krok(n+1)=1.532691e-003; ng(n+1)=1.151556e+000;
n=233; farx(n+1)=4.577024e-003; foe(n+1)=2.836490e-002; krok(n+1)=3.516052e-003; ng(n+1)=1.417058e+000;
n=234; farx(n+1)=4.735486e-003; foe(n+1)=2.795910e-002; krok(n+1)=2.467965e-003; ng(n+1)=2.389148e+000;
n=235; farx(n+1)=4.842659e-003; foe(n+1)=2.758456e-002; krok(n+1)=1.702114e-002; ng(n+1)=7.514070e+000;
n=236; farx(n+1)=4.315895e-003; foe(n+1)=2.697791e-002; krok(n+1)=3.050527e-002; ng(n+1)=1.728416e+001;
n=237; farx(n+1)=4.080238e-003; foe(n+1)=2.659234e-002; krok(n+1)=1.121665e-002; ng(n+1)=1.629486e+001;
n=238; farx(n+1)=4.078598e-003; foe(n+1)=2.631343e-002; krok(n+1)=5.397089e-002; ng(n+1)=2.836370e+001;
n=239; farx(n+1)=4.013709e-003; foe(n+1)=2.597987e-002; krok(n+1)=6.503090e-002; ng(n+1)=6.236248e+001;
n=240; farx(n+1)=4.021936e-003; foe(n+1)=2.543881e-002; krok(n+1)=1.725040e-001; ng(n+1)=8.133512e+001;
n=241; farx(n+1)=3.963995e-003; foe(n+1)=2.423709e-002; krok(n+1)=2.701916e-001; ng(n+1)=5.523401e+001;
n=242; farx(n+1)=3.631765e-003; foe(n+1)=2.230316e-002; krok(n+1)=5.841487e-001; ng(n+1)=7.519049e+001;
n=243; farx(n+1)=3.632533e-003; foe(n+1)=2.163669e-002; krok(n+1)=1.434696e-001; ng(n+1)=1.089763e+002;
n=244; farx(n+1)=3.713148e-003; foe(n+1)=2.078768e-002; krok(n+1)=1.335492e-001; ng(n+1)=8.333586e+001;
n=245; farx(n+1)=4.013247e-003; foe(n+1)=1.934121e-002; krok(n+1)=3.457398e-001; ng(n+1)=7.669843e+001;
n=246; farx(n+1)=4.133681e-003; foe(n+1)=1.834254e-002; krok(n+1)=3.743784e-001; ng(n+1)=4.981849e+001;
n=247; farx(n+1)=3.577426e-003; foe(n+1)=1.737622e-002; krok(n+1)=5.919639e-001; ng(n+1)=7.126225e+001;
n=248; farx(n+1)=3.231650e-003; foe(n+1)=1.652694e-002; krok(n+1)=3.647485e-001; ng(n+1)=9.517074e+001;
n=249; farx(n+1)=3.227047e-003; foe(n+1)=1.618768e-002; krok(n+1)=2.268451e-001; ng(n+1)=4.542961e+001;
n=250; farx(n+1)=3.036184e-003; foe(n+1)=1.565679e-002; krok(n+1)=5.377399e-001; ng(n+1)=2.191558e+001;
%odnowa zmiennej metryki
n=251; farx(n+1)=3.036311e-003; foe(n+1)=1.556432e-002; krok(n+1)=2.811652e-007; ng(n+1)=6.251566e+001;
n=252; farx(n+1)=3.036719e-003; foe(n+1)=1.555314e-002; krok(n+1)=4.089383e-006; ng(n+1)=5.863002e+000;
n=253; farx(n+1)=3.036905e-003; foe(n+1)=1.554334e-002; krok(n+1)=1.083994e-006; ng(n+1)=9.960651e+000;
n=254; farx(n+1)=3.036693e-003; foe(n+1)=1.552417e-002; krok(n+1)=2.555890e-005; ng(n+1)=2.722436e+000;
n=255; farx(n+1)=3.038497e-003; foe(n+1)=1.547172e-002; krok(n+1)=9.675577e-005; ng(n+1)=2.624437e+000;
n=256; farx(n+1)=3.041379e-003; foe(n+1)=1.543443e-002; krok(n+1)=1.215958e-004; ng(n+1)=1.773661e+000;
n=257; farx(n+1)=3.041372e-003; foe(n+1)=1.542383e-002; krok(n+1)=3.643336e-004; ng(n+1)=6.464081e-001;
n=258; farx(n+1)=3.047315e-003; foe(n+1)=1.541112e-002; krok(n+1)=2.600344e-003; ng(n+1)=3.027277e-001;
n=259; farx(n+1)=3.066681e-003; foe(n+1)=1.538420e-002; krok(n+1)=2.742688e-003; ng(n+1)=4.197747e-001;
n=260; farx(n+1)=3.063373e-003; foe(n+1)=1.531544e-002; krok(n+1)=3.459424e-002; ng(n+1)=2.708863e-001;
n=261; farx(n+1)=3.150972e-003; foe(n+1)=1.521770e-002; krok(n+1)=1.635878e-002; ng(n+1)=3.803457e+000;
n=262; farx(n+1)=3.021993e-003; foe(n+1)=1.514278e-002; krok(n+1)=2.667694e-002; ng(n+1)=2.017256e+001;
n=263; farx(n+1)=3.017971e-003; foe(n+1)=1.482107e-002; krok(n+1)=1.511586e-001; ng(n+1)=3.537940e+001;
n=264; farx(n+1)=2.972529e-003; foe(n+1)=1.461340e-002; krok(n+1)=7.903310e-002; ng(n+1)=8.639062e+001;
n=265; farx(n+1)=2.898559e-003; foe(n+1)=1.442993e-002; krok(n+1)=6.189726e-002; ng(n+1)=6.491485e+001;
n=266; farx(n+1)=2.533932e-003; foe(n+1)=1.407103e-002; krok(n+1)=3.739988e-001; ng(n+1)=4.063223e+001;
n=267; farx(n+1)=2.430764e-003; foe(n+1)=1.380675e-002; krok(n+1)=1.288873e-001; ng(n+1)=5.634982e+001;
n=268; farx(n+1)=2.492145e-003; foe(n+1)=1.343209e-002; krok(n+1)=5.223159e-001; ng(n+1)=2.309195e+001;
n=269; farx(n+1)=2.458817e-003; foe(n+1)=1.307424e-002; krok(n+1)=5.391440e-001; ng(n+1)=4.866580e+001;
n=270; farx(n+1)=2.312613e-003; foe(n+1)=1.283392e-002; krok(n+1)=2.522670e-001; ng(n+1)=3.261681e+001;
n=271; farx(n+1)=2.096146e-003; foe(n+1)=1.252641e-002; krok(n+1)=7.011953e-001; ng(n+1)=3.233042e+001;
n=272; farx(n+1)=1.925827e-003; foe(n+1)=1.216597e-002; krok(n+1)=8.997464e-001; ng(n+1)=9.007013e+000;
n=273; farx(n+1)=1.885707e-003; foe(n+1)=1.198132e-002; krok(n+1)=1.328156e-001; ng(n+1)=3.548851e+001;
n=274; farx(n+1)=1.799539e-003; foe(n+1)=1.159370e-002; krok(n+1)=3.138666e-001; ng(n+1)=5.168104e+001;
n=275; farx(n+1)=1.740170e-003; foe(n+1)=1.132823e-002; krok(n+1)=2.671770e-001; ng(n+1)=6.204540e+001;
%odnowa zmiennej metryki
n=276; farx(n+1)=1.739830e-003; foe(n+1)=1.119465e-002; krok(n+1)=2.909367e-007; ng(n+1)=7.529013e+001;
n=277; farx(n+1)=1.739925e-003; foe(n+1)=1.117830e-002; krok(n+1)=3.366585e-006; ng(n+1)=7.710579e+000;
n=278; farx(n+1)=1.740147e-003; foe(n+1)=1.116317e-002; krok(n+1)=8.298768e-007; ng(n+1)=1.527553e+001;
n=279; farx(n+1)=1.740737e-003; foe(n+1)=1.112385e-002; krok(n+1)=3.274702e-005; ng(n+1)=3.994422e+000;
n=280; farx(n+1)=1.740792e-003; foe(n+1)=1.111260e-002; krok(n+1)=2.394830e-005; ng(n+1)=2.557276e+000;
n=281; farx(n+1)=1.740365e-003; foe(n+1)=1.110341e-002; krok(n+1)=2.666638e-004; ng(n+1)=7.426879e-001;
n=282; farx(n+1)=1.735884e-003; foe(n+1)=1.109711e-002; krok(n+1)=7.878882e-004; ng(n+1)=3.860216e-001;
n=283; farx(n+1)=1.712175e-003; foe(n+1)=1.106015e-002; krok(n+1)=4.853566e-003; ng(n+1)=3.871845e-001;
n=284; farx(n+1)=1.708550e-003; foe(n+1)=1.105203e-002; krok(n+1)=1.237443e-003; ng(n+1)=7.667712e-001;
n=285; farx(n+1)=1.705493e-003; foe(n+1)=1.096917e-002; krok(n+1)=1.893212e-002; ng(n+1)=9.549765e-001;
n=286; farx(n+1)=1.701871e-003; foe(n+1)=1.086893e-002; krok(n+1)=1.382426e-002; ng(n+1)=7.757345e+000;
n=287; farx(n+1)=1.728246e-003; foe(n+1)=1.081436e-002; krok(n+1)=1.941426e-002; ng(n+1)=2.498252e+001;
n=288; farx(n+1)=1.671760e-003; foe(n+1)=1.041658e-002; krok(n+1)=1.350863e-001; ng(n+1)=2.841082e+001;
n=289; farx(n+1)=1.661842e-003; foe(n+1)=1.022925e-002; krok(n+1)=1.174729e-001; ng(n+1)=6.654094e+001;
n=290; farx(n+1)=1.666991e-003; foe(n+1)=1.002896e-002; krok(n+1)=1.241815e-001; ng(n+1)=4.722710e+001;
n=291; farx(n+1)=1.757575e-003; foe(n+1)=9.794119e-003; krok(n+1)=4.446475e-001; ng(n+1)=1.226184e+001;
n=292; farx(n+1)=1.759536e-003; foe(n+1)=9.645050e-003; krok(n+1)=2.083583e-001; ng(n+1)=3.025560e+001;
n=293; farx(n+1)=1.656751e-003; foe(n+1)=9.500718e-003; krok(n+1)=5.556839e-001; ng(n+1)=2.585027e+001;
n=294; farx(n+1)=1.643481e-003; foe(n+1)=9.382434e-003; krok(n+1)=2.429623e-001; ng(n+1)=2.010541e+001;
n=295; farx(n+1)=1.665141e-003; foe(n+1)=9.255125e-003; krok(n+1)=3.589327e-001; ng(n+1)=3.429663e+001;
n=296; farx(n+1)=1.607130e-003; foe(n+1)=8.973598e-003; krok(n+1)=7.491049e-001; ng(n+1)=2.432110e+001;
n=297; farx(n+1)=1.650981e-003; foe(n+1)=8.854172e-003; krok(n+1)=2.554195e-001; ng(n+1)=2.593279e+001;
n=298; farx(n+1)=1.598037e-003; foe(n+1)=8.629982e-003; krok(n+1)=5.281352e-001; ng(n+1)=5.044483e+000;
n=299; farx(n+1)=1.469594e-003; foe(n+1)=8.430925e-003; krok(n+1)=9.001093e-001; ng(n+1)=4.190355e+001;
n=300; farx(n+1)=1.360827e-003; foe(n+1)=8.286176e-003; krok(n+1)=5.841487e-001; ng(n+1)=5.917276e+000;

figure; semilogy(farx,'b'); hold on; semilogy(foe,'r'); xlabel('Iteracje'); ylabel('Earx, Eoe'); legend('Earx','Eoe'); title('Uczenie predyktora OE');
figure; subplot(2,1,1); semilogy(krok); xlabel('Iteracje'); ylabel('Krok');
subplot(2,1,2); semilogy(ng); xlabel('Iteracje'); ylabel('Norma gradientu');
Earx=farx(n+1)
Eoe=foe(n+1)
